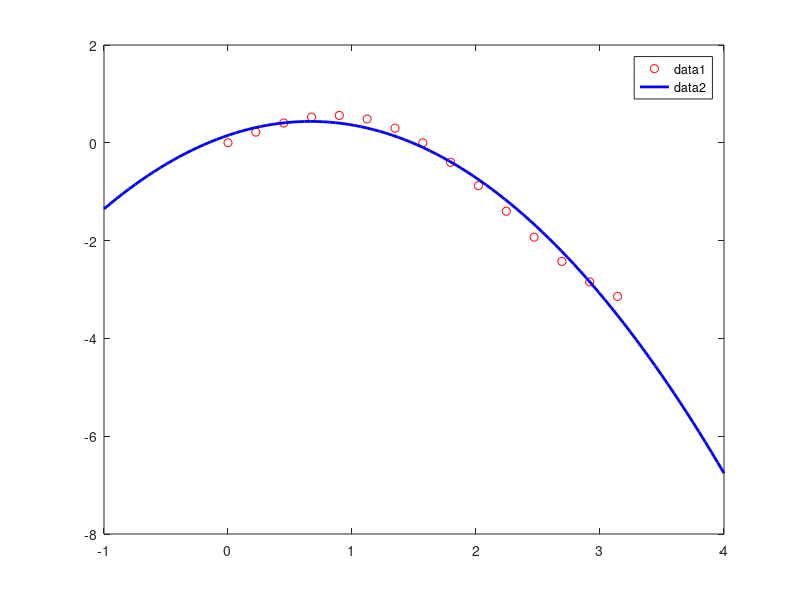

This chart was generated by the following MATLAB code:
% == Esercizio 7 == %
clc
clear
clear all

x = linspace(0, pi, 15)';
y = x .* cos(x);

V = [x.^2, x, ones(15, 1)];

c = V\y;

c1 = c(1);
c2 = c(2);
c3 = c(3);

xplane = linspace(-1, 4, 100)';
p = c(1) * xplane.^2 + c(2)*xplane + c(3);

yplane = [xplane.^2, xplane, ones(size(xplane))] * c;

figure;
plot(x, y, 'or');
hold on
plot(xplane, p, 'b-', 'LineWidth', 2);
legend;
